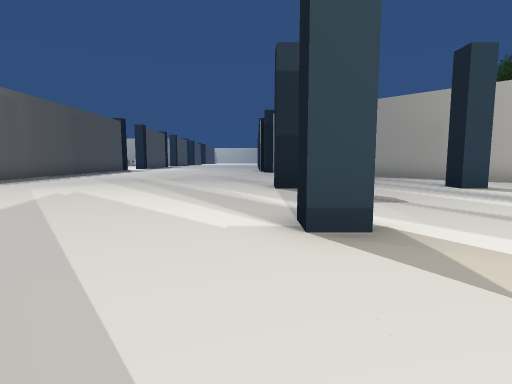
view 1 (above)

24 first-person views from a walk through a 3-D level made in the Unity game engine. The camera is 1.3 m above the floor, tilts 6° down and sees 80° across. The floor is counted in squares, 2 m on a side. Each view is taken from the middle of a square. On the plan, view 1 faces up. The plan holds only what a view shows up to about 10 squares ahead; the rest is blank. The place goes on beyond the plan. The player character is not drawn. Some animated figures are not drawn. Some surface patterns are stand-ins.

view 2
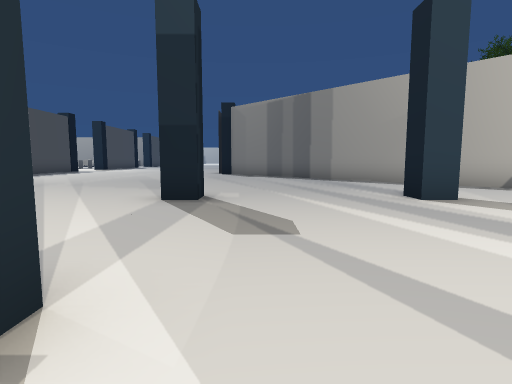

view 3
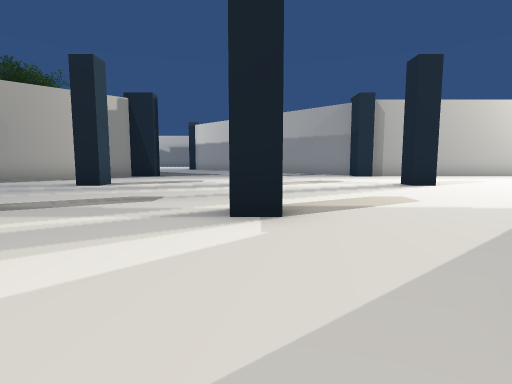

view 4
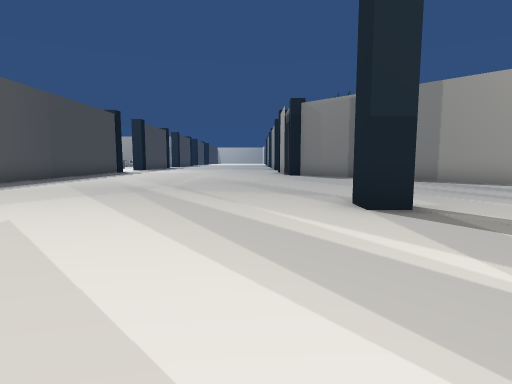

view 5
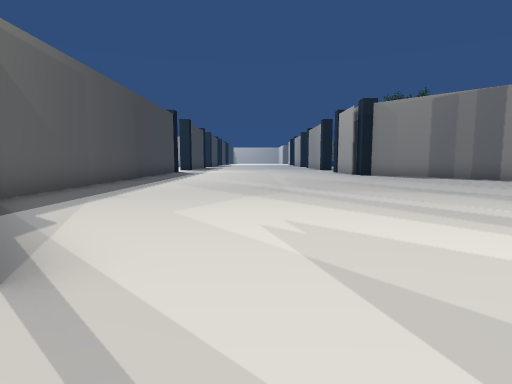

view 6
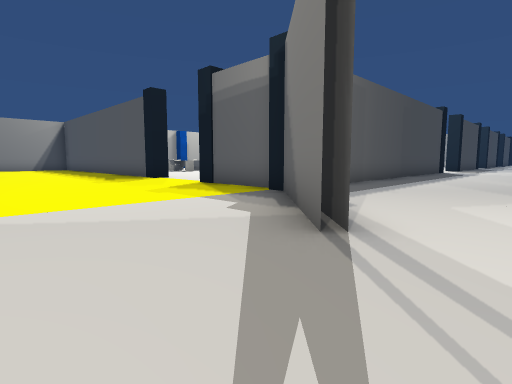

view 7
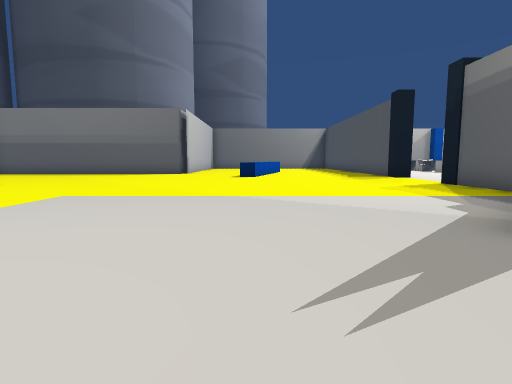

view 8
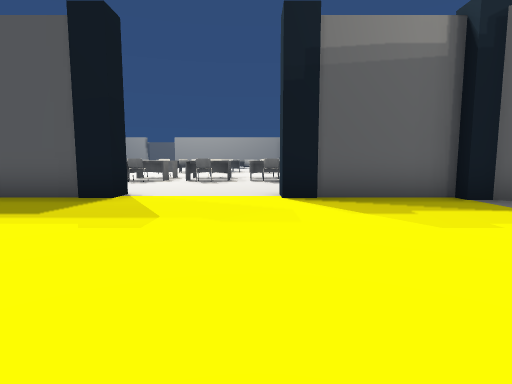

view 9
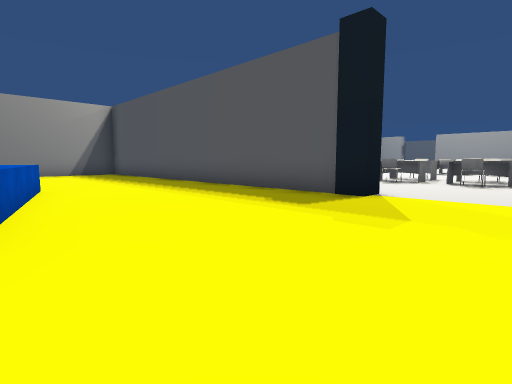

view 10
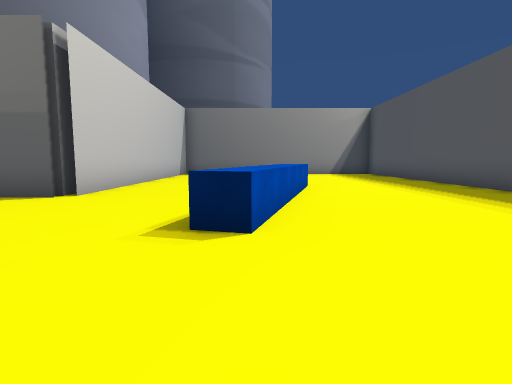

view 11
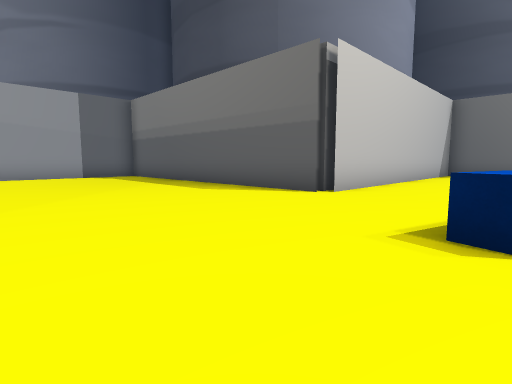

view 12
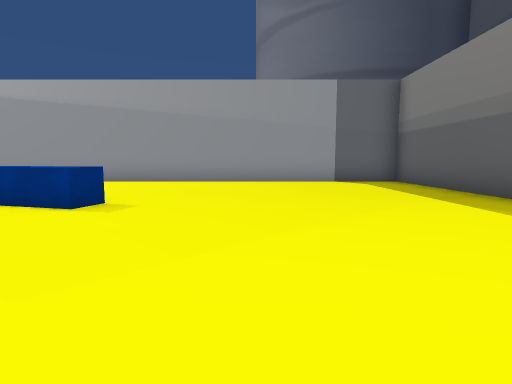

view 13
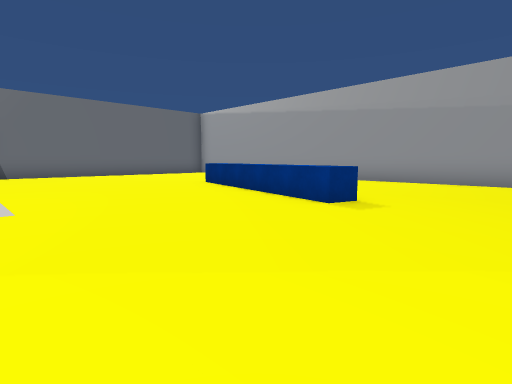

view 14
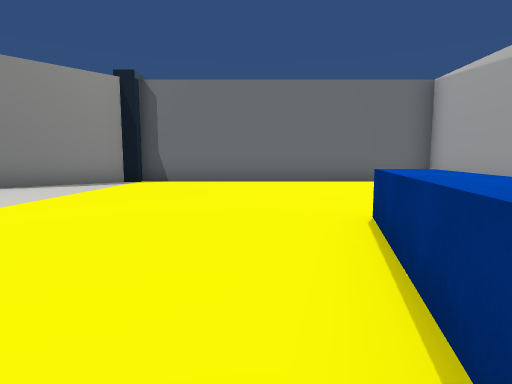

view 15
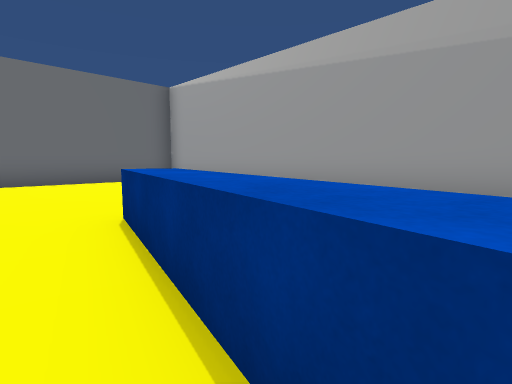

view 16
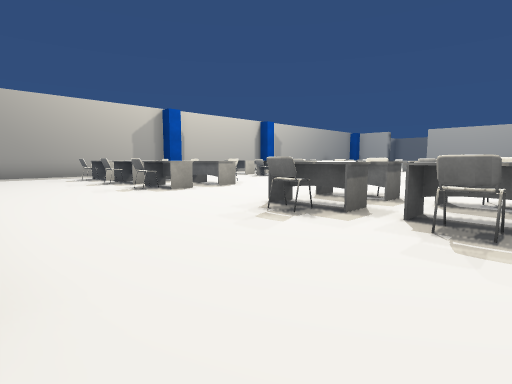

view 17
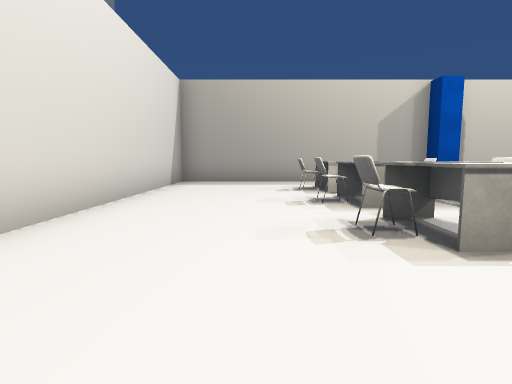

view 18
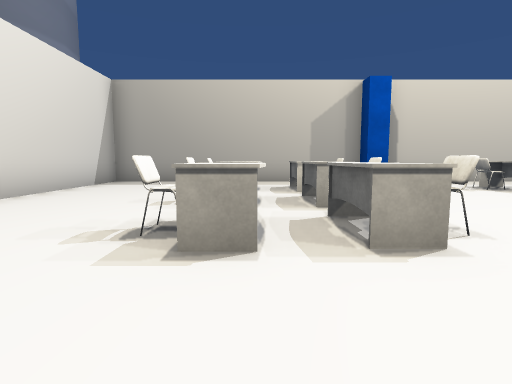

view 19
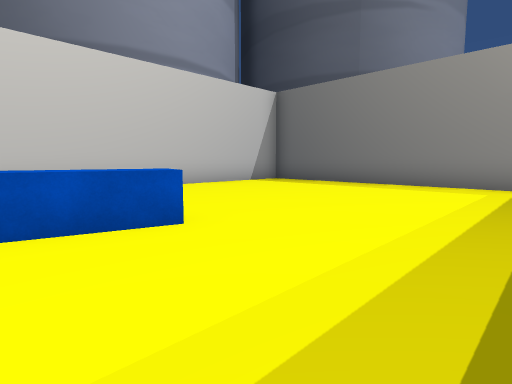

view 20
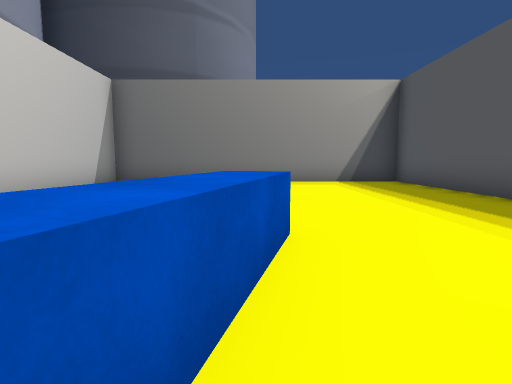

view 21
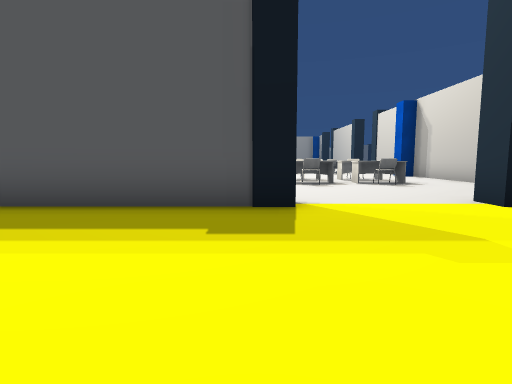

view 22
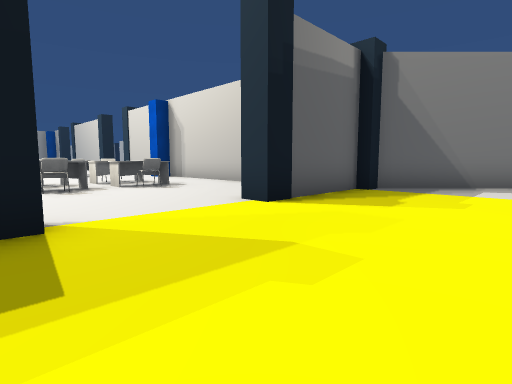

view 23
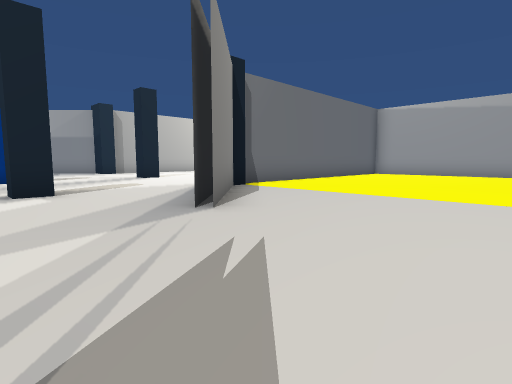

view 24
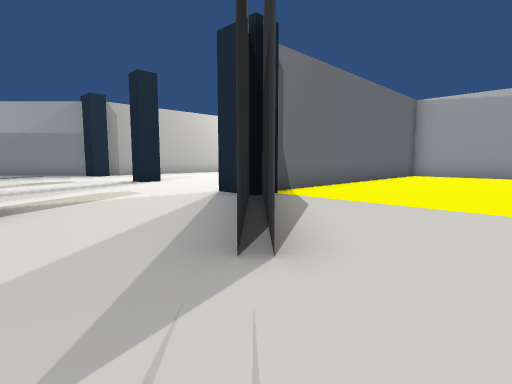

### Floor plan
Points are (right, up) in squares from view 1. A wall is a line through its corners. A room is listed if a view was taken in it or the views show most of it. See-through windows are left out.
Room 1 (views 1, 2, 3, 4)
walls: (-2.8, 1.6) (-1.6, 0.4); (7.6, 9.3) (3.8, 13.1); (-8.2, 13.1) (-8.2, 8)
ways out: opening at (-4, 3.2) to room 2; opening at (0, -2) to room 2
objects: pillar (-8, 7); pillar (0, -1); pillar (1, -1); pillar (1, 3); pillar (1, 7); pillar (5, -1); pillar (5, 3); pillar (5, 7)
Room 2 (views 5, 6, 7, 8, 9, 10, 11, 12, 13, 14, 15, 16, 17, 18, 19, 20, 21, 22, 23, 24)
walls: (-18, -1.5) (-17.5, -1.5); (-15.4, 7.3) (-26.3, 7.3) (-26.3, -1.2) (-17.3, -1.2) (-17.3, -10.3) (0.2, -10.3) (0.2, -1.5); (-10.7, -5.6) (-10.6, -5) (-5.5, -6.4); (-19.7, 3.3) (-14.6, 2) (-14.8, 1.3); (-8.5, 7.3) (-10.6, 7.3); (-5.5, 4.3) (-7.7, 6.5); (-5.3, 4.5) (-6.2, 5.4); (-8.7, 10.9) (-8.7, 13.1); (-1.1, 0.3) (-2.6, 1.8); (-0.5, -0.6) (-2.7, 1.5); (-26.3, 13.5) (-26.3, 7.8) (-19.6, 7.8)
ways out: opening at (-4, 3.2) to room 1; opening at (0, -2) to room 1
objects: other object (-24, 11); table (-24, 12) to (-23, 12); table (-24, 13); chair (-22, 11); table (-22, 12) to (-21, 12); table (-22, 13); chair (-20, 11); table (-20, 12) to (-19, 12); table (-20, 13); chair (-16, 11); table (-16, 12) to (-15, 12); pillar (-15, 7); table (-15, 13); chair (-14, 11); table (-14, 12) to (-13, 12); other object (-13, 13); chair (-12, 11); table (-12, 12) to (-11, 12); pillar (-11, 7); table (-11, 13)

Where each view was taken, in squares from view 1:
view 1: 0 up, 0 right, facing up
view 2: 2 up, 2 right, facing up
view 3: 3 up, 3 left, facing right
view 4: 3 up, 1 left, facing up
view 5: 3 up, 4 left, facing up
view 6: 2 up, 4 left, facing up-left
view 7: 2 up, 3 left, facing left
view 8: 2 up, 12 left, facing up
view 9: 2 up, 12 left, facing up-left
view 10: 2 up, 12 left, facing left
view 11: 2 up, 12 left, facing down-left
view 12: 1 down, 13 left, facing down
view 13: 1 down, 13 left, facing down-right
view 14: 5 down, 9 left, facing right
view 15: 5 down, 9 left, facing down-right
view 16: 8 up, 13 left, facing up-left
view 17: 10 up, 17 left, facing left
view 18: 12 up, 17 left, facing left
view 19: 6 up, 18 left, facing down-left
view 20: 3 up, 17 left, facing left
view 21: 3 up, 15 left, facing up
view 22: 4 up, 15 left, facing up-right
view 23: 4 up, 6 left, facing down-right
view 24: 3 up, 4 left, facing down-right
